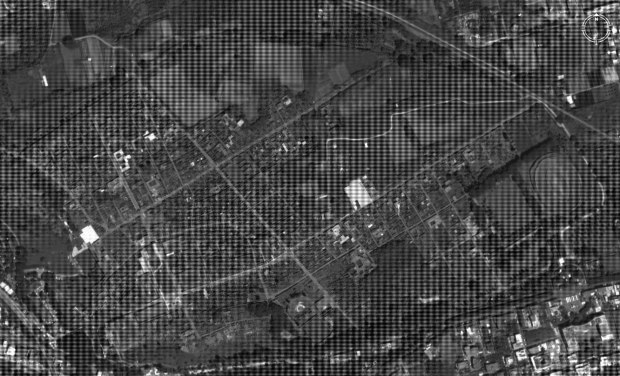
#> input picture PI_projeto/PI_projeto/noisyland.tif, 620 x 376 px
$ python P1_51666.py
#> lines starting #> are read from the running program, lines starting #| are printed output that depends on the picture; after the words box and inside, x2 and y2 are one past the last pixel; in counts of white or black regions, pixels touching at a corner belong together
# -*- coding: utf-8 -*-
"""
Created on Wed Oct 28 16:23:36 2020

@author: Miguel
"""
from imageio import imread, imwrite
import matplotlib.pyplot as plt
import numpy as np
import math
from scipy import ndimage
plt.close('all');

#Leitura da Imagem
Img=imread('noisyland.tif')
#> Img is the input picture: shape (376, 620); min 0, max 255, mean 70.9
dim= Img.shape
#> dim = (376, 620)
lin=dim[0]
#> lin = 376
col=dim[1]
#> col = 620

#Filtragem Espacial

#Correção das Linhas
Filtro_1= np.ones((7,30)) / (7*30) #filtro
PB1=ndimage.median_filter(Img, footprint=Filtro_1, mode='constant', cval=0.0)
PA1= Img.astype(float) - PB1.astype(float)

Filtro_2=np.ones((1,30)) / (1*30) #filtro 2
PB2=ndimage.median_filter(Img, footprint=Filtro_2, mode='constant', cval=0.0)
PA2= Img.astype(float) - PB2.astype(float)
Imagem_corrigida_linhas= PB1.astype(float) + PA2
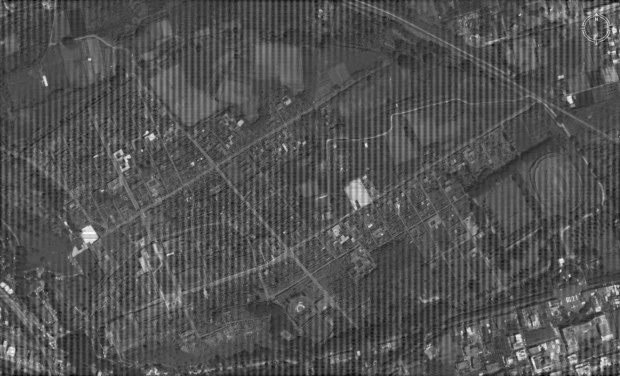
#> Imagem_corrigida_linhas: shape (376, 620) float64; min -36, max 287, mean 68.9; drawn with min black and max white

#Colunas das colunas (tendo já sido corrigidas as linhas)
Filtro_3= np.ones((30,6)) / (30*6) #filtro
PB3=ndimage.median_filter(Imagem_corrigida_linhas, footprint=Filtro_3, mode='constant', cval=0.0)
PA3= Imagem_corrigida_linhas.astype(float) - PB3.astype(float)

Filtro_4=np.ones((30,1)) / (1*30) #filtro 2
PB4=ndimage.median_filter(Imagem_corrigida_linhas, footprint=Filtro_4, mode='constant', cval=0.0)
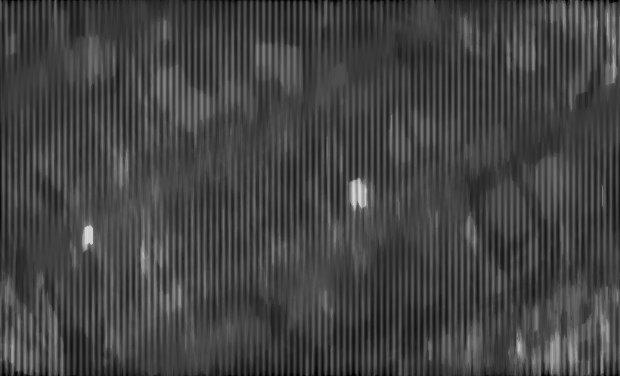
#> PB4: shape (376, 620) float64; min 0, max 220, mean 67.2
PA4= Imagem_corrigida_linhas.astype(float) - PB4.astype(float)
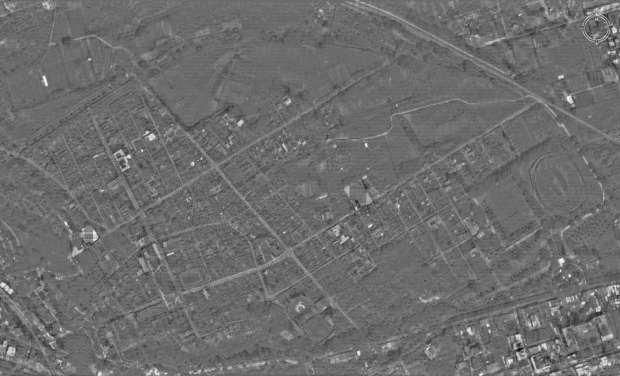
#> PA4: shape (376, 620) float64; min -141, max 192, mean 1.7; drawn with min black and max white

Imagem_filtrada= PB3.astype(float) + PA4


plt.figure(figsize=(20,15));
plt.subplot(332);plt.imshow(Img,'gray',vmin=0,vmax=255)
plt.title('Imagem Original'); plt.axis('off')
plt.subplot(334);plt.imshow(PB1,'gray',vmin=0,vmax=255)
plt.title('PB1'); plt.axis('off')
plt.subplot(335);plt.imshow(PA2,'gray', vmin=0,vmax=255)
plt.title('PA2'); plt.axis('off')
plt.subplot(336);plt.imshow(Imagem_corrigida_linhas,'gray', vmin=0,vmax=255)
plt.title('Imagem corrigida de ruído horizontal'); plt.axis('off')
plt.subplot(337);plt.imshow(PB3,'gray', vmin=0,vmax=255)
plt.title('PB3'); plt.axis('off')
plt.subplot(338);plt.imshow(PA4,'gray', vmin=0,vmax=255)
plt.title('PA4'); plt.axis('off')
plt.subplot(339);plt.imshow(Imagem_filtrada,'gray', vmin=0,vmax=255)
plt.title('Imagem Filtrada'); plt.axis('off')


#Fourier

ddft=np.fft.fft2(Img)
espectro_c_log=np.log10(np.abs(np.fft.fftshift(ddft)))
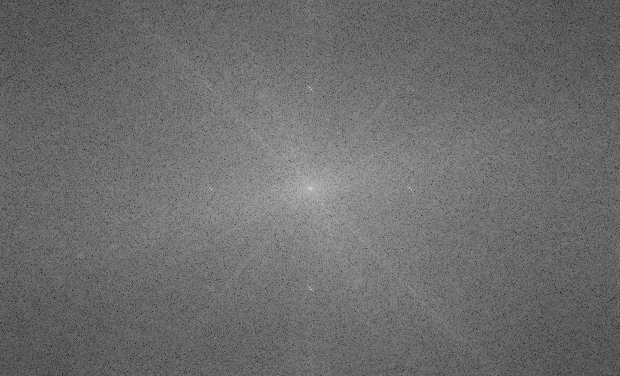
#> espectro_c_log: shape (376, 620) float64; min 0.753, max 7.22, mean 3.52; drawn with min black and max white
mask1=espectro_c_log>=3
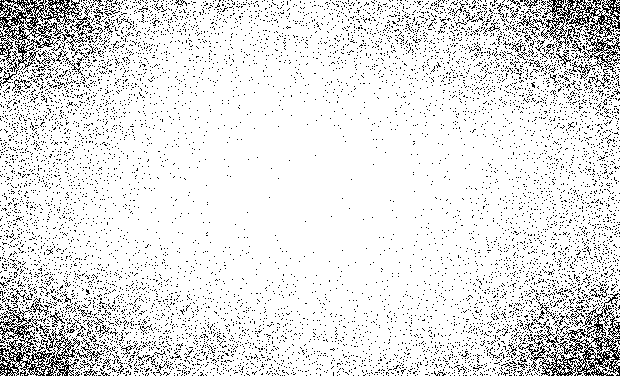
#> mask1: shape (376, 620) bool; 88.7% white; black in thin lines or dots
mask2=np.zeros((lin,col))
q=5
p=10
mask2[89-q:89+q,311-q:311+q]=1
mask2[189-q:189+q,211-q:211+q]=1
mask2[289-q:289+q,311-q:311+q]=1
mask2[189-q:189+q,411-q:411+q]=1

mask2[88-p:88+p,410-p:410+p]=1
mask2[88-p:88+p,210-p:210+p]=1
mask2[288-p:288+p,210-p:210+p]=1
mask2[288-p:288+p,410-p:410+p]=1
mask=np.logical_not(np.logical_and(mask1,mask2))
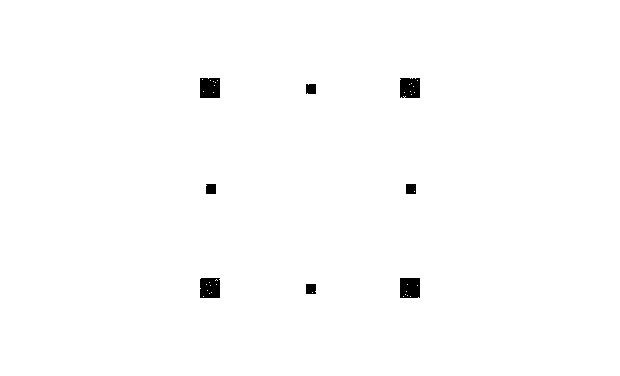
#> mask: shape (376, 620) bool; 99.2% white; 8 black regions, largest, box (x1, y1, x2, y2) and area: (400, 278, 420, 298) 392, (200, 78, 220, 98) 391, (200, 278, 220, 298) 386


Final= np.real(np.fft.ifft2(np.fft.fftshift(mask)*ddft))
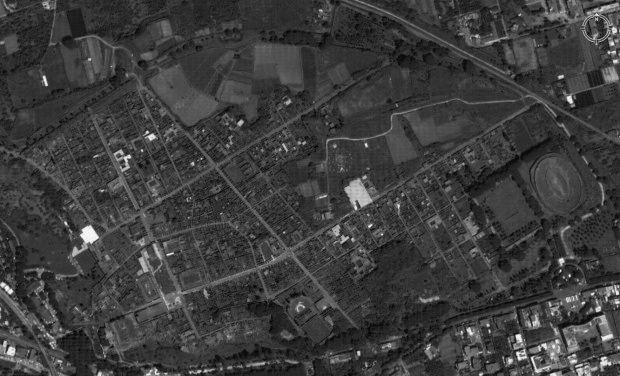
#> Final: shape (376, 620) float64; min 10.09, max 260.7, mean 70.9; drawn with min black and max white


# #Output
plt.figure(figsize=(20,15))
plt.subplot(221);plt.imshow(Img, 'gray')
plt.title('Imagem inicial'); plt.axis('off')
plt.subplot(222); plt.imshow(espectro_c_log, 'gray')
plt.title('Espectro centrado')
plt.subplot(223); plt.imshow(mask, 'gray')
plt.title('Máscara')
plt.subplot(224); plt.imshow(Final, 'gray', vmin=0,vmax=255)
plt.title('Imagem Filtrada')
